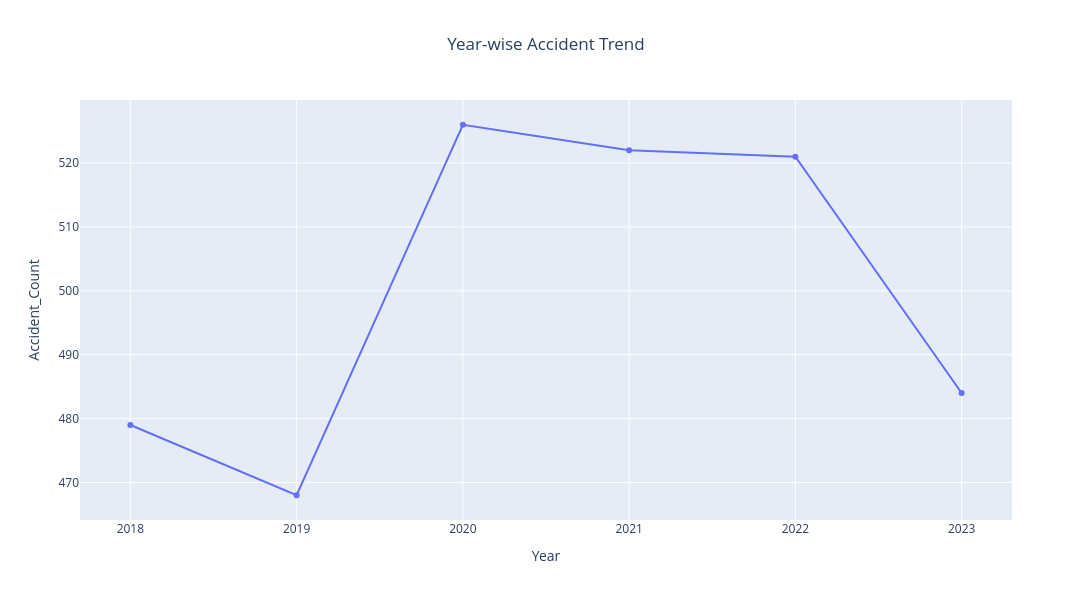

The code cell stored with this chart in its notebook:
### Code cell
df.columns = df.columns.str.strip().str.replace(" ", "_")

if 'Year' in df:
    fig = px.line(
        df.groupby('Year').size().reset_index(name='Accident_Count'),
        x='Year',
        y='Accident_Count',
        markers=True,
        title="Year-wise Accident Trend",
        width=1100,
        height=600
    )
    fig.update_layout(title_x=0.5)
    fig.show()
else:
    print("Year column not found")

### Figure 1 — Plotly figure (JSON) as saved in the notebook; plotly's stock layout.template omitted (floating-point values rounded to 4 significant figures)
{"data": [{"hovertemplate": "Year=%{x}<br>Accident_Count=%{y}<extra></extra>", "legendgroup": "", "line": {"color": "#636efa", "dash": "solid"}, "marker": {"symbol": "circle"}, "mode": "lines+markers", "name": "", "orientation": "v", "showlegend": false, "type": "scatter", "x": [2018, 2019, 2020, 2021, 2022, 2023], "xaxis": "x", "y": [479, 468, 526, 522, 521, 484], "yaxis": "y"}], "layout": {"height": 600, "legend": {"tracegroupgap": 0}, "title": {"text": "Year-wise Accident Trend", "x": 0.5}, "width": 1100, "xaxis": {"anchor": "y", "domain": [0, 1], "title": {"text": "Year"}}, "yaxis": {"anchor": "x", "domain": [0, 1], "title": {"text": "Accident_Count"}}}}
